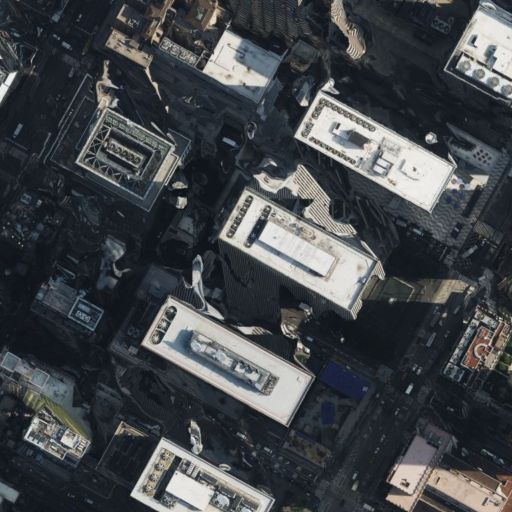
#> input picture hrtest/1.png, 1024 x 1024 px (shown at 1/2 size); its folder holds only this picture in this run
$ python downsample.py
#> lines starting #> are read from the running program, lines starting #| are printed output that depends on the picture
import os
import cv2


high_res_directory = 'hrtest/'
low_res_directory = 'lrtest/'

# Downsample High res images in output directory
for filename in os.listdir(high_res_directory):

    # Read high res images from input directory
    high_res = cv2.imread(os.path.join(high_res_directory, filename))
#> high_res is the input picture: shape (1024, 1024, 3); mean B, G, R 73.6, 70.1, 66.4

    # Blur images with gaussian
    high_res = cv2.GaussianBlur(high_res, (0, 0), 1, 1)


    # Resize 1/4
    low_res_4x = cv2.resize(high_res, (0, 0), fx=0.5, fy=0.5,
                           interpolation=cv2.INTER_CUBIC)
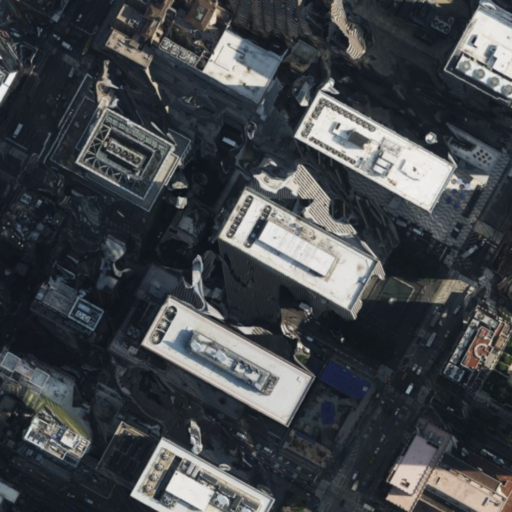
#> low_res_4x: shape (512, 512, 3); mean B, G, R 73.6, 70.1, 66.4

    cv2.imwrite(os.path.join(low_res_directory, filename), low_res_4x)

$ run again, on hrtest/236.png
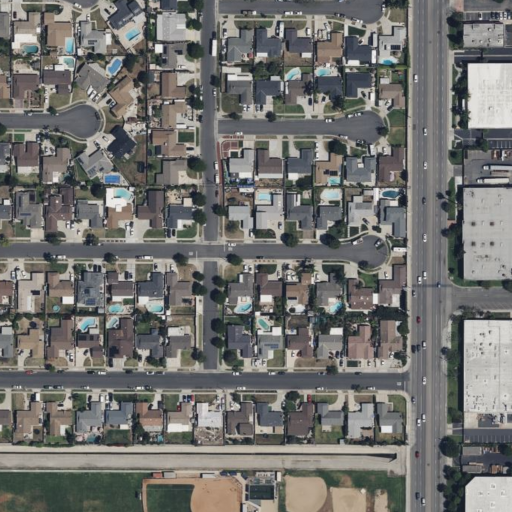
#> input picture hrtest/236.png, 1024 x 1024 px (shown at 1/2 size)
#> high_res is the input picture: shape (1024, 1024, 3); mean B, G, R 111.1, 113.7, 113.9
#> `low_res_4x = cv2.resize(high_res, (0, 0), fx=0.5, fy=0.5, interpolatio..`:
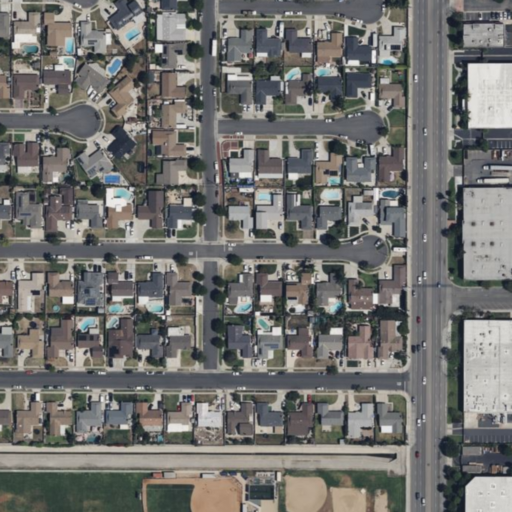
#> low_res_4x: shape (512, 512, 3); mean B, G, R 111.1, 113.7, 113.9

$ run again, on hrtest/246.png
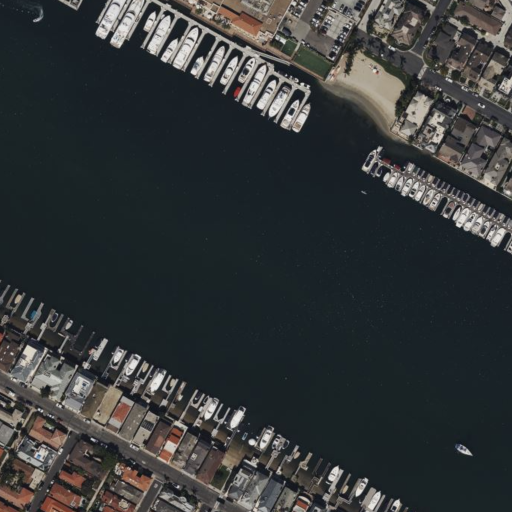
#> input picture hrtest/246.png, 1024 x 1024 px (shown at 1/2 size)
#> high_res is the input picture: shape (1024, 1024, 3); mean B, G, R 57, 56, 52.5
#> `low_res_4x = cv2.resize(high_res, (0, 0), fx=0.5, fy=0.5, interpolatio..`:
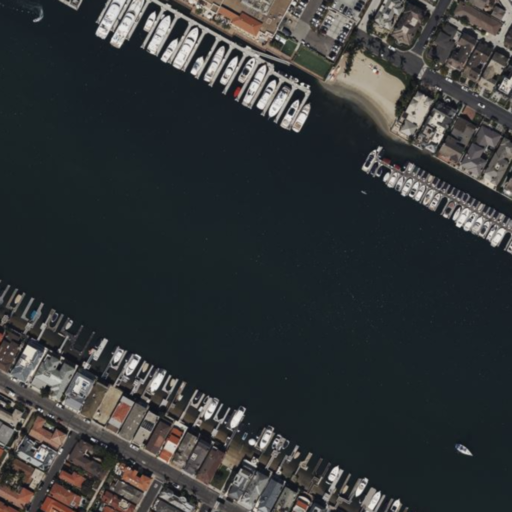
#> low_res_4x: shape (512, 512, 3); mean B, G, R 57, 56, 52.5

$ run again, on hrtest/152.png
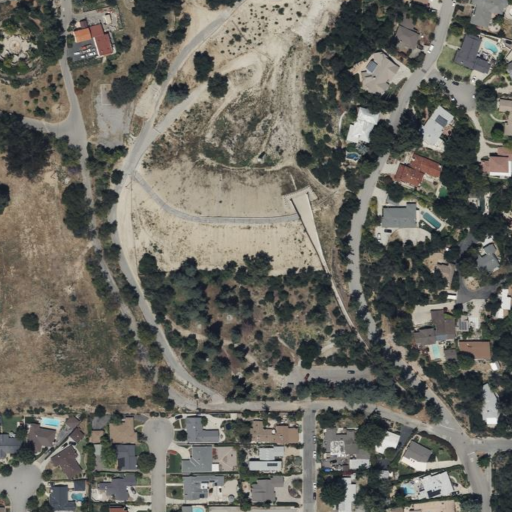
#> input picture hrtest/152.png, 1024 x 1024 px (shown at 1/2 size)
#> high_res is the input picture: shape (1024, 1024, 3); mean B, G, R 96.3, 104.6, 106.2
#> `low_res_4x = cv2.resize(high_res, (0, 0), fx=0.5, fy=0.5, interpolatio..`:
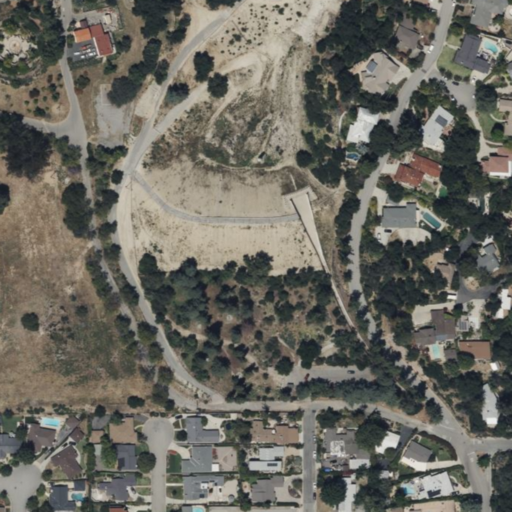
#> low_res_4x: shape (512, 512, 3); mean B, G, R 96.3, 104.6, 106.2

$ run again, on hrtest/153.png
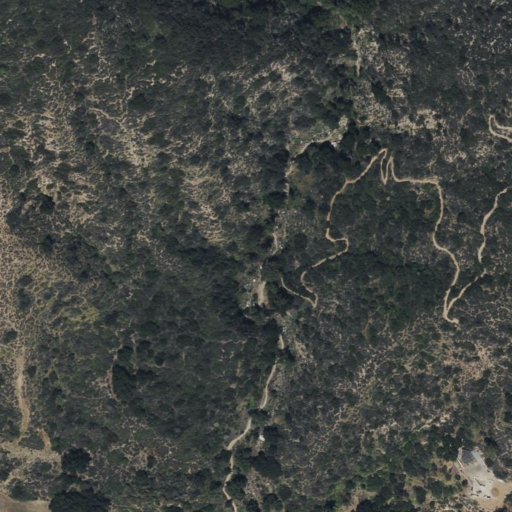
#> input picture hrtest/153.png, 1024 x 1024 px (shown at 1/2 size)
#> high_res is the input picture: shape (1024, 1024, 3); mean B, G, R 65, 68.6, 65.5
#> `low_res_4x = cv2.resize(high_res, (0, 0), fx=0.5, fy=0.5, interpolatio..`:
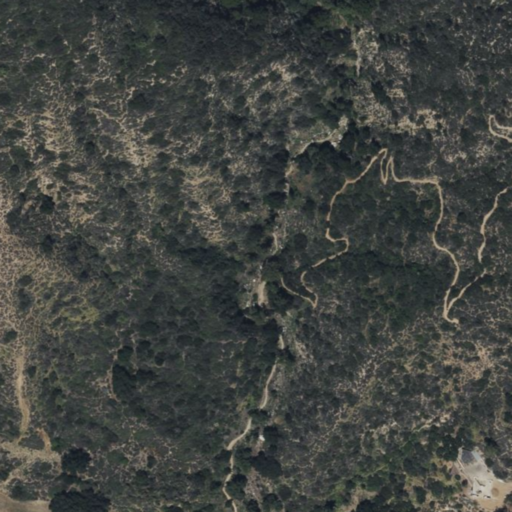
#> low_res_4x: shape (512, 512, 3); mean B, G, R 65, 68.6, 65.5
